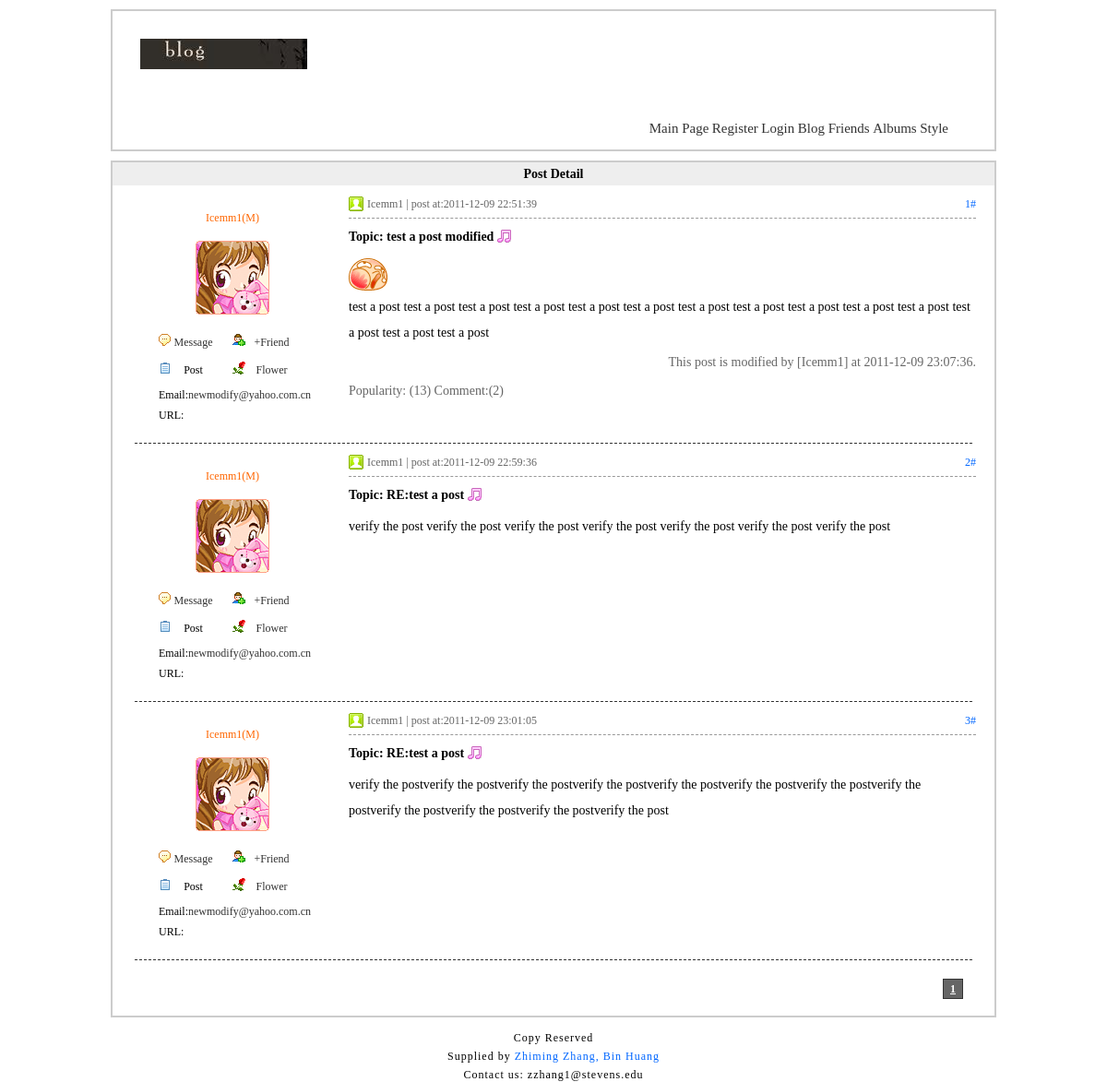
The app's page /Multi-user-post-forum/MyProject/article.php?id=40 with its own data.
### tables this page shows
CREATE TABLE IF NOT EXISTS `tg_article` (
  `tg_id` mediumint(8) unsigned NOT NULL AUTO_INCREMENT COMMENT '//post id',
  `tg_reid` mediumint(8) unsigned NOT NULL DEFAULT '0' COMMENT '//main post id',
  `tg_username` varchar(20) NOT NULL COMMENT '//post person',
  `tg_type` tinyint(2) unsigned NOT NULL COMMENT '//post type',
  `tg_title` varchar(80) NOT NULL COMMENT '//title',
  `tg_content` text NOT NULL COMMENT '//content',
  `tg_readcount` smallint(5) unsigned NOT NULL DEFAULT '0' COMMENT '//number of being readed',
  `tg_commentcount` smallint(5) unsigned NOT NULL DEFAULT '0' COMMENT '//number of comments',
  `tg_nice` tinyint(1) unsigned NOT NULL DEFAULT '0' COMMENT '//good post',
  `tg_last_modify_date` datetime NOT NULL COMMENT '//last modified',
  `tg_date` datetime NOT NULL COMMENT '//post date',
  PRIMARY KEY (`tg_id`)
);

### Multi-user-post-forum/MyProject/includes/mysql.func.php (called while the page is built, shortened)
<?php
function _query($_sql){
	if(!$_result = mysql_query($_sql)){
		exit('fail to execute SQL statement '.mysql_error());
	}
	return $_result;
}
function _fetch_array($_sql){
	return mysql_fetch_array(_query($_sql),MYSQL_ASSOC);
}
function _num_rows($_result){
	return mysql_num_rows($_result);
}
function _fetch_array_list($_result){
	return mysql_fetch_array($_result, MYSQL_ASSOC);
}
?>

### Multi-user-post-forum/MyProject/article.php (the view, shortened to what this page needs)
<?php
require dirname(__FILE__).'/includes/common.inc.php';
if(isset($_GET['id'])){
		if (!!$_rows = _fetch_array("SELECT
							                                   tg_id,
							                                   tg_username,
							                                   tg_title,
							                                   tg_type,
							                                   tg_content,
							                                   tg_readcount,
							                                   tg_commentcount,
							                                   tg_last_modify_date,
							                                   tg_date
	                                  					from
	                                  						   tg_article
	                                  				  where
	                                  				  		   tg_reid = 0
	                                  				  	  and
	                                 						   tg_id='{$_GET['id']}'")){
		$_html = array();
		$_html['reid'] = $_rows['tg_id'];
		$_html['username'] = $_rows['tg_username'];
	  	$_html['title'] = $_rows['tg_title'];
		$_html['type'] = $_rows['tg_type'];
		$_html['content'] = $_rows['tg_content'];
		$_html['readcount'] = $_rows['tg_readcount'];
		$_html['commentcount'] = $_rows['tg_commentcount'];
		$_html['last_modify_date'] = $_rows['tg_last_modify_date'];
		$_html['date'] = $_rows['tg_date'];
		if (!!$_rows = _fetch_array("SELECT
																tg_id,
																tg_sex,
																tg_profile,
																tg_email,
																tg_url,
																tg_switch,
																tg_autograph
									                    FROM
							  				                    tg_user
									                 WHERE
											                    tg_username='{$_html['username']}'")) {
			$_html['userid'] = $_rows['tg_id'];
			$_html['sex'] = $_rows['tg_sex'];
			$_html['face'] = $_rows['tg_profile'];
			$_html['email'] = $_rows['tg_email'];
			$_html['url'] = $_rows['tg_url'];
			$_html['switch'] = $_rows['tg_switch'];
			$_html['autograph'] = $_rows['tg_autograph'];
			$_html = _html($_html);
			$_id = 'id='.$_html['reid'].'&';
			if ($_html['last_modify_date'] != '0000-00-00 00:00:00') {
				$_html['last_modify_date_string'] = 'This post is modified by ['.$_html['username'].'] at '.$_html['last_modify_date'].'.';
			}
			global $_pagesize,$_pagenum,$_page,$_page;
			_page("SELECT tg_id FROM tg_article WHERE tg_reid='{$_html['reid']}'",2);
			$_result = _query("SELECT
												     tg_username,tg_type,tg_title,tg_content,tg_date
									          FROM
												     tg_article
									       WHERE
												     tg_reid='{$_html['reid']}'
							          ORDER BY
												    tg_date ASC
									        LIMIT
												   $_pagenum,$_pagesize
			");
	 	}else{
	 	}
	}else{
		_alert_back('This post does not exist');
	}
}else{
	_alert_back('Illegal access');
}
?>
<!DOCTYPE html PUBLIC "-//W3C//DTD XHTML 1.0 Transitional//EN" "http://www.w3.org/TR/xhtml1/DTD/xhtml1-transitional.dtd">
<html xmlns="http://www.w3.org/1999/xhtml">
<head>
<?php
	require ROOT_PATH.'includes/CssLoad.inc.php';
?>
</head>
<body>
<?php
	require ROOT_PATH.'includes/header.inc.php';
?>
<div id="article">
	<h2>Post Detail</h2>
	<?php
		if($_page == 1){
	?>
	<div id="subject">
		<dl>
			<dd class="user"><?php echo $_html['username'];?>(<?php echo $_html['sex'];?>)</dd>
			<dt><img src="<?php echo $_html['face'];?>" alt="<?php echo $_html['username'];?>" /></dt>
			<dd class="message"><a href="javascript:;" name="message" title="<?php echo $_html['userid'];?>">Message</a></dd>
			<dd class="friend"><a href="javascript:;" name="friend" title="<?php echo $_html['userid'];?>">+Friend</a></dd>
			<dd class="guest">Post</dd>
			<dd class="flower"><a href="javascript:;" name="flower" title="<?php echo $_html['userid'];?>">Flower</a></dd>
			<dd class="email">Email:<a href="mailto:<?php echo $_html['email'];?>"><?php echo $_html['email'];?></a></dd>
			<dd class="url">URL:<a href="<?php echo $_html['url'];?>" target="_blank"><?php echo $_html['url'];?></a></dd>
		</dl>
		<div class="content">
			<div class="user">
				<span><?php if(isset($_html['subject_modify'])) {echo $_html['subject_modify'];}?> 1#</span><?php echo $_html['username'];?> | post at:<?php echo $_html['date'];?>
			</div>
			<h3>Topic: <?php echo $_html['title'];?> <img src="images/icon<?php echo $_html['type'];?>.gif"alt="icon"/><?php if(isset($_html['re'])) {echo $_html['re'];}?></h3>
			<div class="detail">
				<?php echo _ubb($_html['content']);?>
			</div>
			<div class="read">
				<p><?php if(isset($_html['last_modify_date_string'])) {echo $_html['last_modify_date_string'];}?></p>
				Popularity: (<?php echo $_html['readcount'];?>)  Comment:(<?php echo $_html['commentcount'];?>)
			</div>
		</div>
	</div>
	<?php } ?>
	<p class="line"></p>
		<?php
			$_i = 2;
			while (!!$_rows = _fetch_array_list($_result)) {
				$_html['username'] = $_rows['tg_username'];
				$_html['type'] = $_rows['tg_type'];
				$_html['retitle'] = $_rows['tg_title'];
				$_html['content'] = $_rows['tg_content'];
				$_html['date'] = $_rows['tg_date'];
				$_html = _html($_html);
			if (!!$_rows = _fetch_array("SELECT
																	tg_id,
																	tg_sex,
																	tg_profile,
																	tg_email,
																	tg_url,
																	tg_switch,
																	tg_autograph
														    FROM
															  		tg_user
														 WHERE
																    tg_username='{$_html['username']}'")) {
				$_html['userid'] = $_rows['tg_id'];
				$_html['sex'] = $_rows['tg_sex'];
				$_html['face'] = $_rows['tg_profile'];
				$_html['email'] = $_rows['tg_email'];
				$_html['url'] = $_rows['tg_url'];
				$_html['switch'] = $_rows['tg_switch'];
				$_html['autograph'] = $_rows['tg_autograph'];
				$_html = _html($_html);
			} else {
			}
		?>
			<div class="re">
		<dl>
			<dd class="user"><?php echo $_html['username'];?>(<?php echo $_html['sex'];?>)</dd>
			<dt><img src="<?php echo $_html['face'];?>" alt="<?php echo $_html['username'];?>" /></dt>
			<dd class="message"><a href="javascript:;" name="message" title="<?php echo $_html['userid'];?>">Message</a></dd>
			<dd class="friend"><a href="javascript:;" name="friend" title="<?php echo $_html['userid'];?>">+Friend</a></dd>
			<dd class="guest">Post</dd>
			<dd class="flower"><a href="javascript:;" name="flower" title="<?php echo $_html['userid'];?>">Flower</a></dd>
			<dd class="email">Email:<a href="mailto:<?php echo $_html['email'];?>"><?php echo $_html['email'];?></a></dd>
			<dd class="url">URL:<a href="<?php echo $_html['url'];?>" target="_blank"><?php echo $_html['url'];?></a></dd>
		</dl>
		<div class="content">
			<div class="user">
				<span><?php echo $_i+(($_page-1)*$_pagesize);?>#</span><?php echo $_html['username'];?> | post at:<?php echo $_html['date'];?>
			</div>
			<h3>Topic: <?php echo $_html['retitle'];?> <img src="images/icon<?php echo $_html['type'];?>.gif"alt="icon"/><?php if(isset($_html['re'])) {echo $_html['re'];}?></h3>
			<div class="detail">
				<?php echo _ubb($_html['content']);?>
			</div>
		</div>
	</div>
	<p class="line"></p>
	<?php
			$_i++;
			}
		_paging(1);
	?>
</div>
<?php
	require ROOT_PATH.'includes/footer.inc.php';
?>
</body>
</html>

### Multi-user-post-forum/MyProject/includes/global.func.php (shortened to what this page needs)
<?php
function _ubb($_string){
	$_string = nl2br($_string);
	$_string = preg_replace('/\[size=(.*)\](.*)\[\/size\]/U','<span style="font-size:\1px">\2</span>',$_string);
	$_string = preg_replace('/\[b\](.*)\[\/b\]/U','<strong>\1</strong>',$_string);
	$_string = preg_replace('/\[i\](.*)\[\/i\]/U','<em>\1</em>',$_string);
	$_string = preg_replace('/\[u\](.*)\[\/u\]/U','<span style="text-decoration:underline">\1</span>',$_string);
	$_string = preg_replace('/\[s\](.*)\[\/s\]/U','<span style="text-decoration:line-through">\1</span>',$_string);
	$_string = preg_replace('/\[color=(.*)\](.*)\[\/color\]/U','<span style="color:\1">\2</span>',$_string);
	$_string = preg_replace('/\[url\](.*)\[\/url\]/U','<a href="\1" target="_blank">\1</a>',$_string);
	$_string = preg_replace('/\[email\](.*)\[\/email\]/U','<a href="mailto:\1">\1</a>',$_string);
	$_string = preg_replace('/\[img\](.*)\[\/img\]/U','<img src="\1" alt="picture" />',$_string);
	$_string = preg_replace('/\[flash\](.*)\[\/flash\]/U','<embed style="width:480px;height:400px;" src="\1" />',$_string);
	return $_string;
}
function _html($_string){
	if(is_array($_string)){
		foreach ($_string as $_key => $_value){
			$_string[$_key] = _html($_value);
		}
	}else{
		$_string = htmlspecialchars($_string);
	}
	return $_string;
}
function _page($_sql,$_size){
	global $_page, $_pagesize, $_pagenum, $_pageabsolute, $_num;
	if(isset($_GET['page'])){
		$_page = $_GET['page'];
	if(empty($_page)||$_page<=0||!is_numeric($_page)){
		$_page = 1;
	}else{
		$_page = intval($_page);
	}
	}else{
		$_page = 1;
	}
	$_pagesize = $_size;
	$_num = _num_rows(_query($_sql));
	if($_num==0){
		$_pageabsolute = 1;
	}else{
		$_pageabsolute = ceil($_num/$_pagesize);
	}
	$_pagenum = ($_page -1)*$_pagesize;
}
function _paging($_type){
	global $_page, $_pageabsolute,$_num,$_id;
	if($_type == 1){
		echo'<div id="page_num">';
		echo'<ul>';
		for($i=0;$i<$_pageabsolute;$i++){
			if ($_page == ($i+1)){
				echo '<li><a href="'.SCRIPT.'.php?'.$_id.'page='.($i+1).'"class="selected">'.($i+1).'</a></li>';
				}else{
				echo '<li><a href="'.SCRIPT.'.php?'.$_id.'page='.($i+1).'">'.($i+1).'</a></li>';
				}
		}
		echo'</ul>';
	echo'</div>';
	}
}
?>

### Multi-user-post-forum/MyProject/styles/1/basic.css (style rules this page uses)
* { padding:0; margin:0; }
body { width:960px; margin:0 auto; background:#fff; font-size:14px; }
ul { list-style-type:none; }
h2 { font-size:14px; background:#eee; height:25px; line-height:25px; text-indent:10px; }
#page_num { height:20px; clear:both; padding:20px 0; position:relative; font-size:12px; }
#page_num ul { position:absolute; right:30px; height:20px; }
#page_num ul li { float:left; width:26px; height:20px; }
#page_num ul li a { display:block; width:20px; height:20px; line-height:20px; border:1px solid #333; text-align:center; text_decoration:none; }
#page_num ul li a:hover,#page_num ul li a.selected { background:#666; font-weight:bold; color:#fff; }

### Multi-user-post-forum/MyProject/styles/1/article.css (style rules this page uses)
#article { width:auto; min-height:800px; border:2px solid #ccc; font-size:12px; }
#article h2 { text-indent:0; text-align:center; }
#article #subject dl { width:170px; padding:10px 0 0 45px; float:left; }
#article #subject dl dt { width:170px; margin:0 0 5px 0; }
#article #subject dl dt img { margin:0 auto; display:block; }
#article #subject dl dd { height:20px; line-height:20px; text-align:center; width:85px; float:left; }
#article #subject dl dd.email,#article #subject dl dd.url { width:190px; text-align:left; padding:2px 0 0 0; text-indent:5px; }
#article #subject dl dd a { text-decoration:none; color:#333; }
#article #subject dl dd.user { width:170px; float:none; color:#f60; }
#article #subject dl dd.message { background:url(../../images/x1.gif) no-repeat 5px 35%; }
#article #subject dl dd.friend { background:url(../../images/x2.gif) no-repeat left 35%; }
#article #subject dl dd.guest { background:url(../../images/x3.gif) no-repeat 5px 35%; }
#article #subject dl dd.flower { background:url(../../images/x4.gif) no-repeat left 35%; }
#article div.content { float:right; width:680px; padding:5px 20px 0 0; }
#article div.content .user { height:30px; line-height:30px; background:url(../../images/member.gif) no-repeat left center; border-bottom:1px dashed #999; color:#666; padding:0 0 0 20px; }
#article div.content .user span { float:right; color:#06f; }
#article div.content h3 { font-size:14px; height:40px; line-height:40px; }
#article div.content h3 img { position:relative; top:2px; }
#article div.content .detail { line-height:200%; font-size:14px; }
#article div.content .read { font-size:14px; color:#666; padding:10px 0 0 0; }
#article div.content .read p { padding:0 0 15px 0; text-align:right; }
#article p.line { clear:both; width:95%; margin:0 auto; height:10px; border-bottom:1px dashed #333; }
#article dl { width:450px; margin:10px auto; position:relative; }
#article dl dt { text-align:center; padding:10px 0; font-weight:bold; }
#article dl dd { padding:5px 0; }
#article div.re dl { width:170px; padding:10px 0 0 45px; float:left; }
#article div.re dl dt { width:170px; margin:0 0 5px 0; }
#article div.re dl dt img { margin:0 auto; display:block; }
#article div.re dl dd { height:20px; line-height:20px; text-align:center; width:85px; float:left; }
#article div.re dl dd.email,#article div.re dl dd.url { width:190px; text-align:left; padding:2px 0 0 0; text-indent:5px; }
#article div.re dl dd a { text-decoration:none; color:#333; }
#article div.re dl dd.user { width:170px; float:none; color:#f60; }
#article div.re dl dd.message { background:url(../../images/x1.gif) no-repeat 5px 35%; }
#article div.re dl dd.friend { background:url(../../images/x2.gif) no-repeat left 35%; }
#article div.re dl dd.guest { background:url(../../images/x3.gif) no-repeat 5px 35%; }
#article div.re dl dd.flower { background:url(../../images/x4.gif) no-repeat left 35%; }

### records on screen
tg_article: tg_username "Icemm1", tg_date "2011-12-09 22:51:39", tg_title "test a post modified", tg_content (picture), tg_content "test a post test a post test a post test a post test a post test a post test a post test a post test a post test a post test a post test a post test a post test a post", tg_readcount "13", tg_commentcount "2"
tg_article: sex "M", email "newmodify@yahoo.com.cn", _pagesize "2", date "2011-12-09 22:59:36", retitle "RE:test a post", _string "verify the post verify the post verify the post verify the post verify the post verify the post verify the post"
tg_article: sex "M", email "newmodify@yahoo.com.cn", _pagesize "3", date "2011-12-09 23:01:05", retitle "RE:test a post", _string "verify the postverify the postverify the postverify the postverify the postverify the postverify the postverify the postverify the postverify the postverify the postverify the post"

### other values on screen
$_html['sex'] "M"
$_html['email'] "newmodify@yahoo.com.cn"
$_html['last_modify_date_string'] "This post is modified by [Icemm1] at 2011-12-09 23:07:36."
